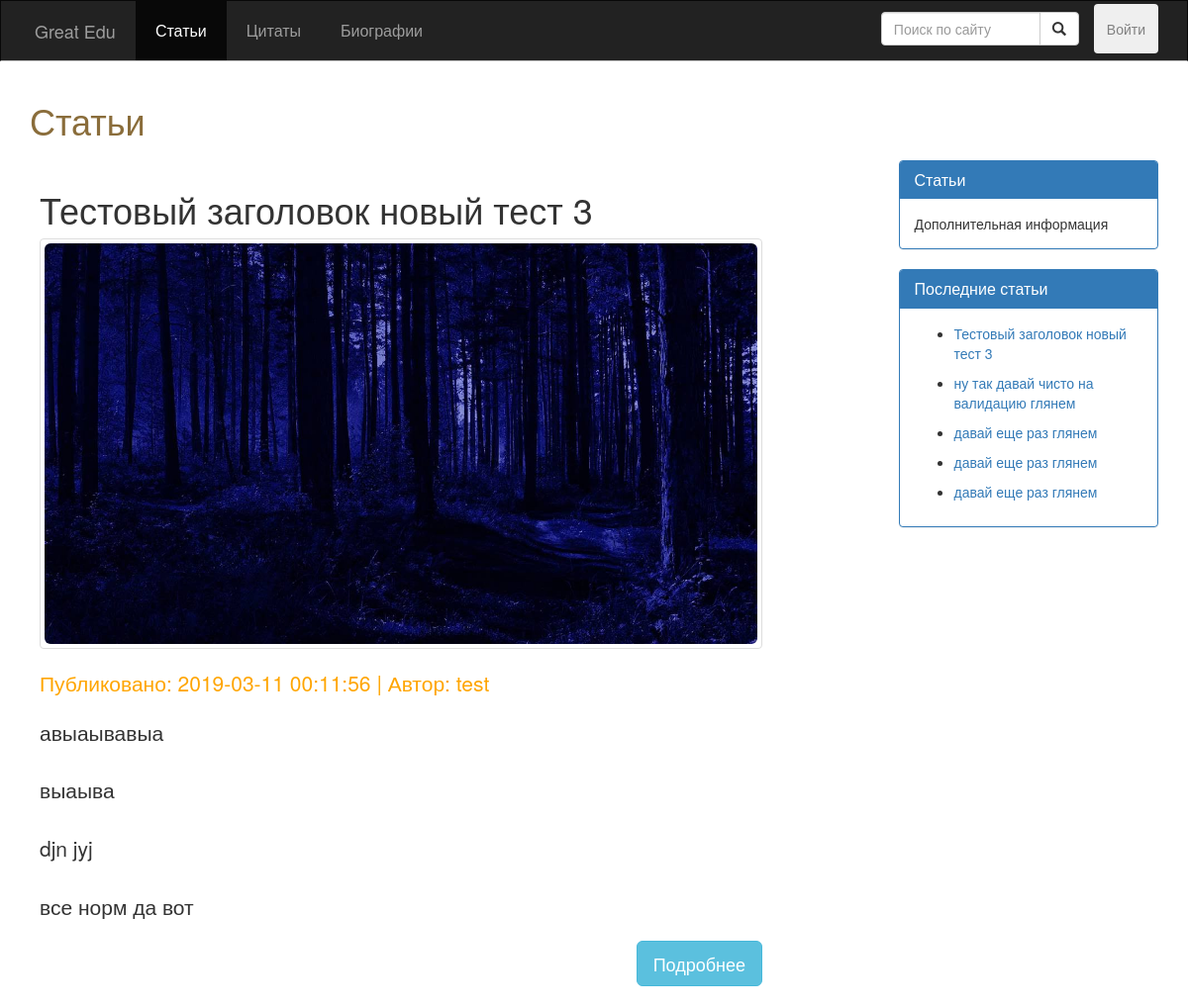
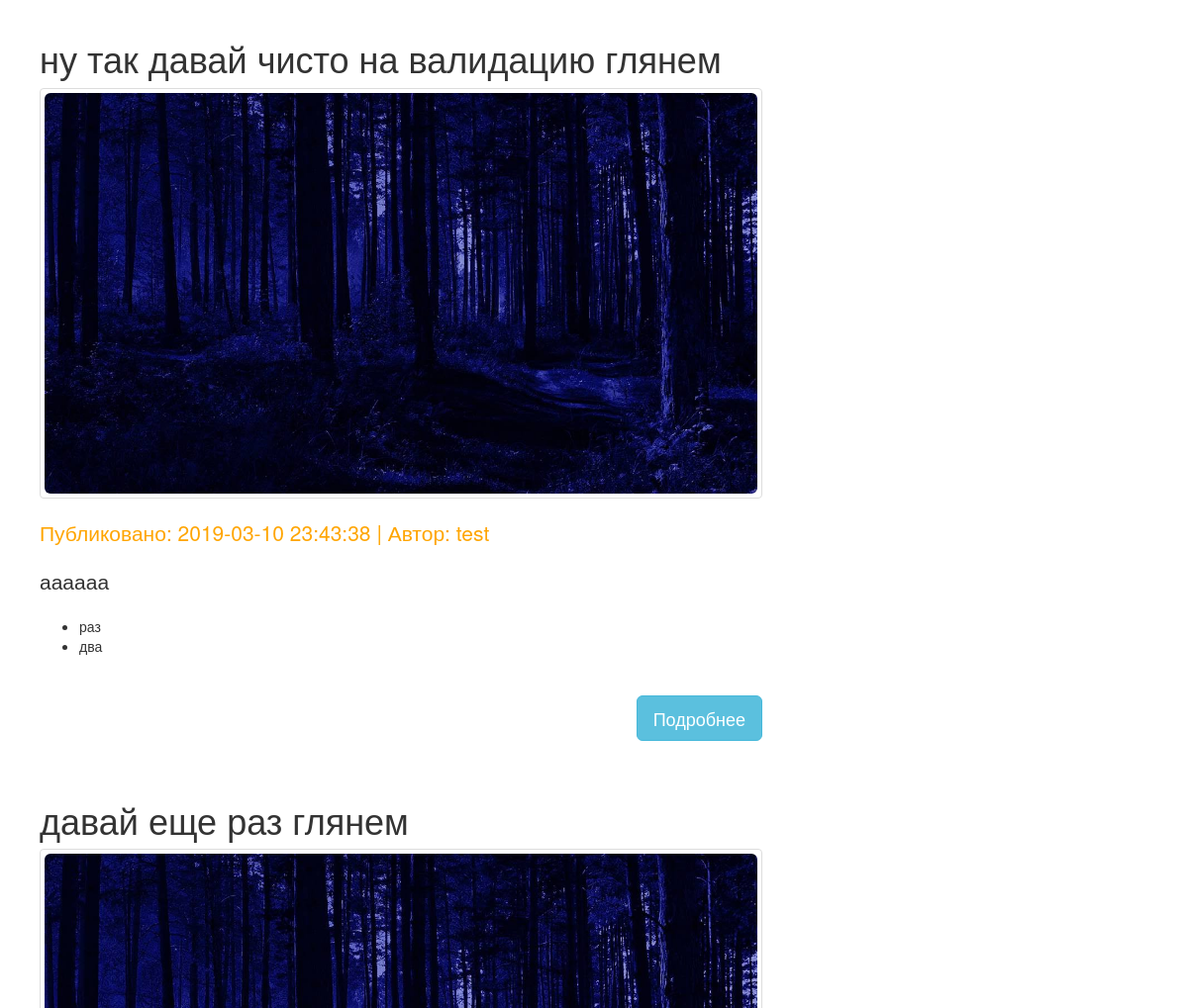
Before: /src/public_routes/index.php (upper part) with the older database file (2 pictures, top to bottom).
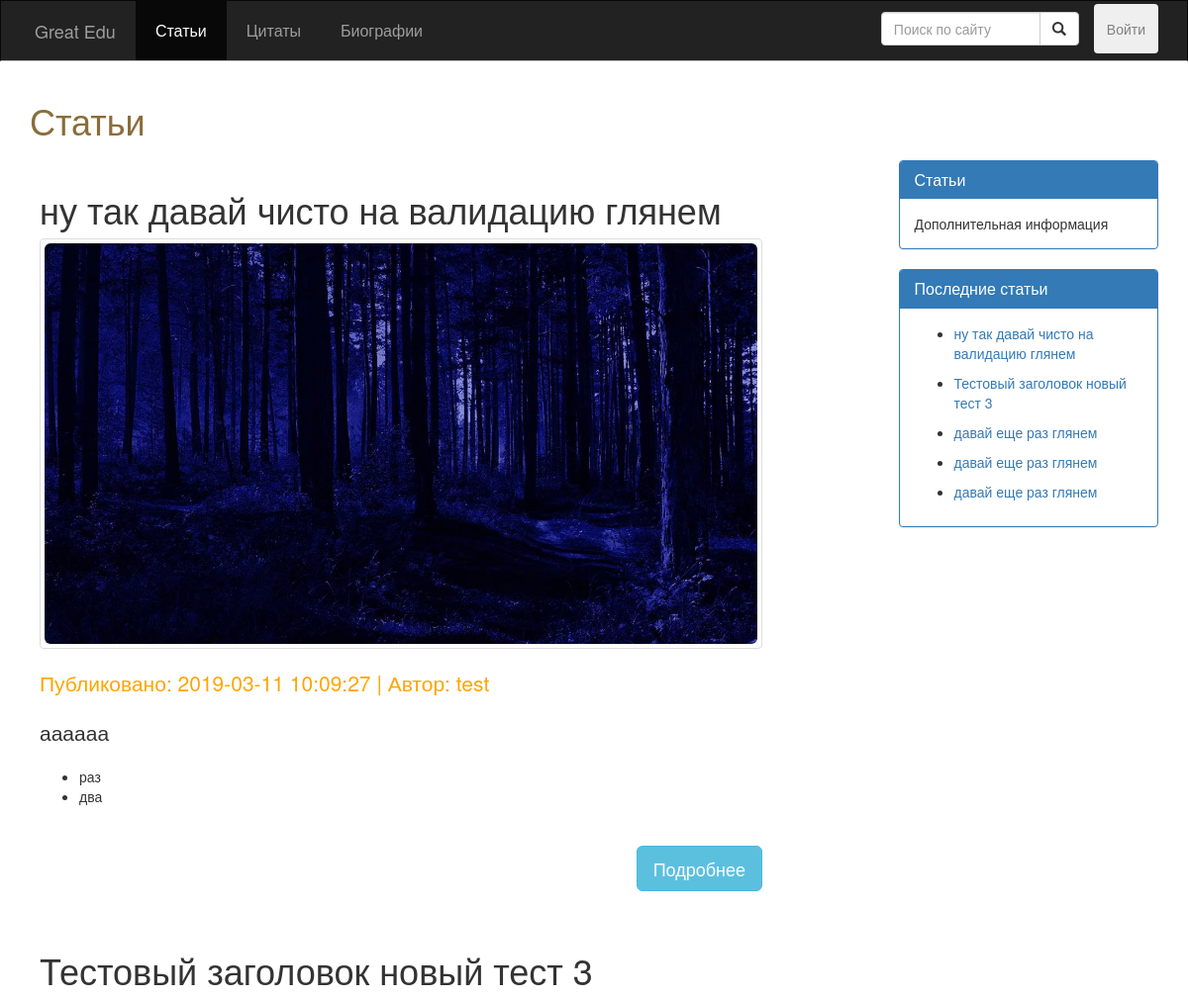
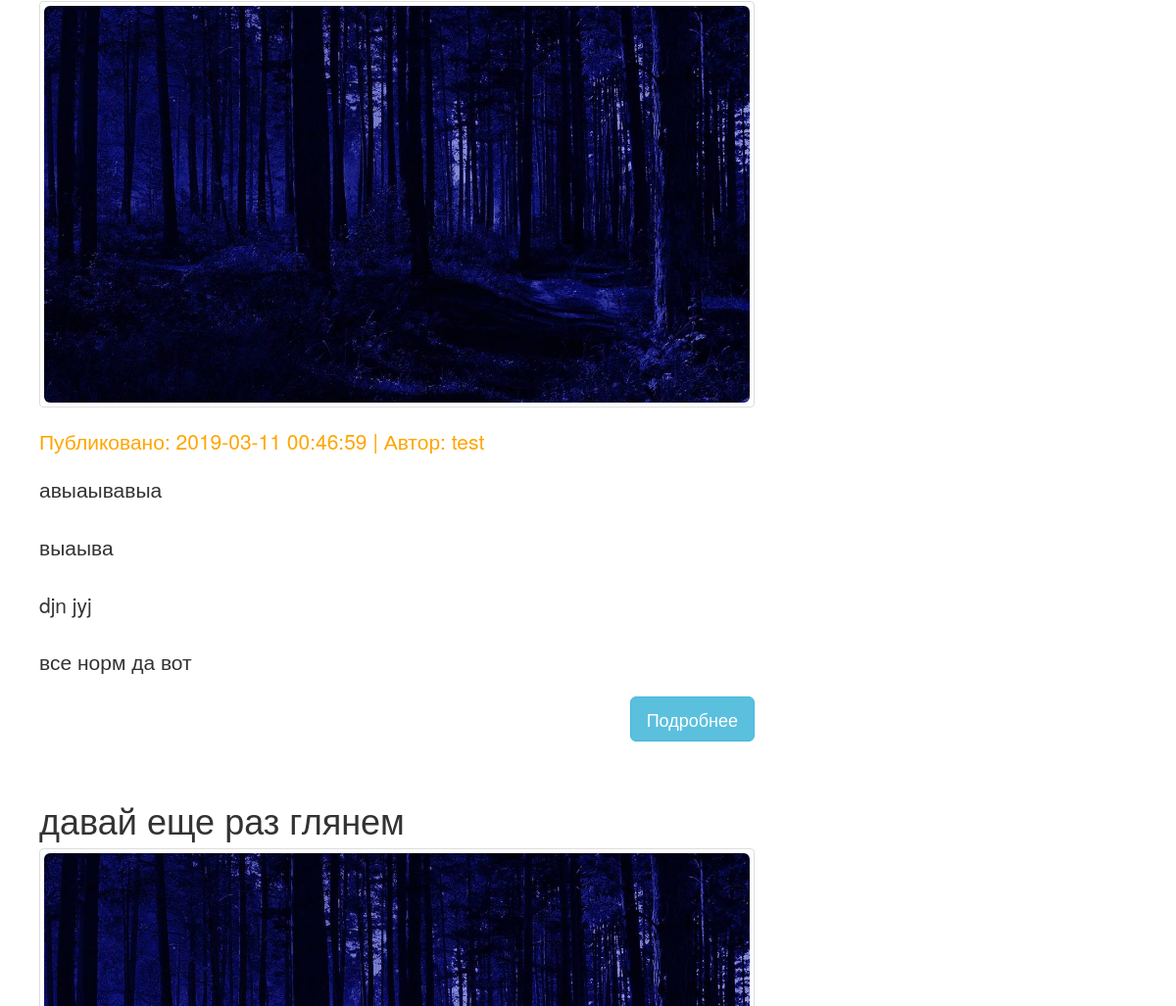
After: the same page with the newer database file (2 pictures, top to bottom).
### src/Include/dbFunctions.php (called while the page is built, shortened)
<?php
require_once 'DatabaseLoad.php';
function doSQLQuery($query)
{
  global $con2;
  try {
    $exec = mysqli_query($con2, $query) or die(mysqli_error($con2));
    if ($exec) {
      return $exec;
    }
  } catch (Exception $e) {
    echo $e->getMessage();
  }
  return false;
}
function execQueryToArray($query)
{
  global $con2;
  $exec = doSQLQuery($query) or die(mysqli_error($con2));
  if ($exec) {
    $arr = [];
    if (mysqli_num_rows($exec) > 0) {
      while ($post = mysqli_fetch_assoc($exec)) {
        array_push($arr, $post);
      }
    }
    return $arr;
  }
  return null;
}
function getUserById($id)
{
  $query = "SELECT * FROM Пользователи WHERE id = $id";
  $resultArray = execQueryToArray($query);
  $author = $resultArray[0];
  return $author;
}

### src/public_routes/index.php (called while the page is built)
<?php require_once('Blog.php') ?>

### src/Include/commonFuncs.php (called while the page is built, shortened)
<?php
function LoadTextFromContentFile($file)
{
  $post_content = '';
  if (is_null($file)) {
    $post_content = 'error load';
  } else {
    $post_content = file_get_contents('Upload/contents/' . $file);
  }
  return $post_content;
}

### src/utils/blog_c.php (the view, shortened to what this page needs)
<?php
function fillBlog() {
  global $con2;
  $query = "";
  if (isset($_GET['search'])) {
    if (empty($_GET['search'])) {
      Redirect_To('Blog.php');
    } else {
      $search = $_GET['search'];
      $query = "SELECT * FROM cms_post WHERE post_date_time LIKE '%$search%' OR title LIKE '%$search%' OR category LIKE '$search%' ";
    }
  } else if (isset($_GET['category'])) {
    $query = "SELECT * FROM cms_post WHERE category = '$_GET[category]'";
  } else {
    $query = "SELECT * FROM Статьи ORDER BY дата_публикации DESC LIMIT 0,5	";
  }
  $exec = doSQLQuery($query) or die(mysqli_error($con2));
  if ($exec) {
    if (mysqli_num_rows($exec) > 0) {
      while ($post = mysqli_fetch_assoc($exec)) {
        $post_id = $post['id'];
        $post_date = $post['дата_публикации'];
        $post_title = $post['заголовок'];
        $author_id = $post['автор'];
        $post_image = $post['изображение'];
        $post_file = $post['файл_контент'];
        $text = LoadTextFromContentFile($post_file);
        $post_content = $text;
        $author_obj = getUserById($author_id);
        $post_author = $author_obj['никнейм'];
        ?>
        <div class="post">
          <div class="post-title">
            <h1><?php echo htmlentities($post_title); ?></h1>
          </div>
          <div class="thumbnail">
            <img class="img-responsive img-rounded" src="../Upload/Image/<?php echo $post_image; ?>">
          </div>
          <div class="post-info">
            <p class="lead">
              Публиковано: <?php echo htmlentities($post_date); ?> | Автор: <?php echo htmlentities($post_author); ?>
            </p>
          </div>
          <div class="post-content">
            <p class="lead"><?php echo nl2br($post_content); ?></p>
          </div>
          <p>
            <a href="Post.php?id=<?php echo $post_id; ?>">
              <button class="btn btn-info btn-lg" id="read_more_btn">Подробнее</button>
            </a>
            <div class="clearfix"></div>
          </p>
        </div>
  <?php
  }
  } else {
    echo "<span class='lead'>No result<span>";
    }
  }
}
    ?>
    <?php
function fillBlogPostsReferences()
{
  $sql = "SELECT * FROM Статьи ORDER BY дата_публикации DESC LIMIT 5 ";
  $exec = doSQLQuery($sql);
  while ($recentPost = mysqli_fetch_assoc($exec)) {
    $postID = $recentPost['id'];
    ?>
    <nav>
      <ul>
        <li><a href="Post.php?id=<?php echo $postID; ?>">
            <?php echo $recentPost['заголовок'] ?>
          </a></li>
      </ul>
    </nav>
  <?php
  }
}
?>

Changed rows visible on the page:
changed статьи "ну так давай чисто на валидацию глянем": дата_публикации "2019-03-10 23:43:38" → "2019-03-11 10:09:27"; moves up the list
changed статьи "Тестовый заголовок новый тест 3": дата_публикации "2019-03-11 00:11:56" → "2019-03-11 00:46:59"
